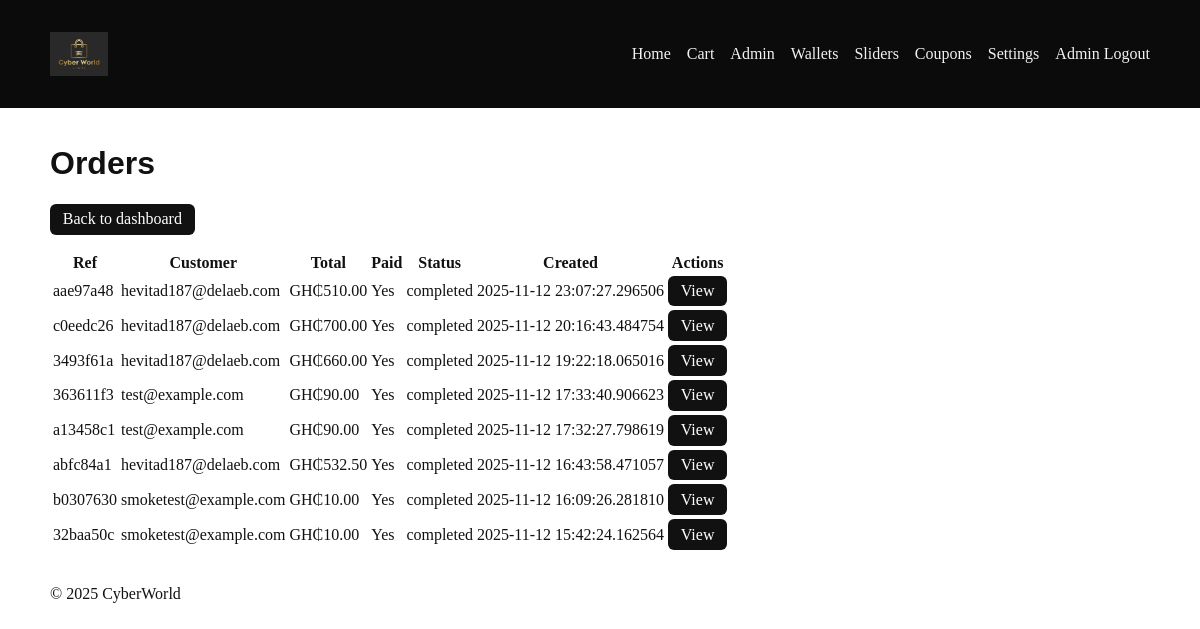
/admin/orders (signed in), run on the app's committed database.
### app.py (models this page shows)
class Settings(db.Model):
    id = db.Column(db.Integer, primary_key=True)
    logo_image = db.Column(db.String(300), default='/static/images/logo.svg')
    banner1_image = db.Column(db.String(300), default='/static/images/ads1.svg')
    banner2_image = db.Column(db.String(300), default='/static/images/ads2.svg')
    bg_image = db.Column(db.String(300), default='/static/images/product-bg.svg')
    primary_font = db.Column(db.String(100), default='Arial, sans-serif')
    secondary_font = db.Column(db.String(100), default='Verdana, sans-serif')
    primary_color = db.Column(db.String(7), default='#27ae60')
    secondary_color = db.Column(db.String(7), default='#2c3e50')
    updated_at = db.Column(db.DateTime, default=lambda: __import__('datetime').datetime.utcnow(), onupdate=lambda: __import__('datetime').datetime.utcnow())

class Order(db.Model):
    id = db.Column(db.Integer, primary_key=True)
    reference = db.Column(db.String(100), unique=True, nullable=False, index=True)
    user_id = db.Column(db.Integer, db.ForeignKey('user.id'), nullable=True)
    email = db.Column(db.String(120), nullable=False)
    name = db.Column(db.String(200))
    phone = db.Column(db.String(50))
    city = db.Column(db.String(100))
    subtotal = db.Column(db.Numeric(12, 2), nullable=False, default=0)
    discount = db.Column(db.Numeric(12, 2), nullable=False, default=0)
    total = db.Column(db.Numeric(12, 2), nullable=False, default=0)
    status = db.Column(db.String(20), default='pending')  # pending, completed, cancelled
    payment_method = db.Column(db.String(20), default='unknown')  # wallet, paystack, unknown
    payment_reference = db.Column(db.String(200), nullable=True)
    paid = db.Column(db.Boolean, default=False)
    created_at = db.Column(db.DateTime, default=lambda: __import__('datetime').datetime.utcnow())

### app.py (the view)
@app.route('/admin/orders')
@login_required
def admin_orders():
    if not hasattr(current_user, 'username'):
        flash('Admin access required. Please login as admin.', 'danger')
        return redirect(url_for('index'))
    orders = Order.query.order_by(Order.created_at.desc()).all()
    return render_template('admin_orders.html', orders=orders)

### app.py (called while the page is built)
@login_manager.user_loader
def load_user(user_id):
    try:
        user_id = int(user_id)
        admin = AdminUser.query.get(user_id)
        if admin:
            return admin
        customer = User.query.get(user_id)
        if customer:
            return customer
    except Exception:
        pass
    return None

def get_settings():
    settings = Settings.query.first()
    if not settings:
        settings = Settings()
        db.session.add(settings)
        db.session.commit()
    return settings

@app.template_filter("money")
def money_filter(value):
    try:
        return f"{CURRENCY}{float(value):.2f}"
    except Exception:
        return f"{CURRENCY}0.00"

@app.context_processor
def inject_now():
    from datetime import datetime
    settings = get_settings()
    return {"now": datetime.utcnow(), "PAYSTACK_PUBLIC": PAYSTACK_PUBLIC, "settings": settings}

### templates/admin_orders.html
{% extends 'base.html' %}
{% block content %}
<h1>Orders</h1>
<p><a class="btn btn-primary" href="{{ url_for('admin_index') }}">Back to dashboard</a></p>
<table class="table table-striped">
  <thead>
    <tr>
      <th>Ref</th>
      <th>Customer</th>
      <th>Total</th>
      <th>Paid</th>
      <th>Status</th>
      <th>Created</th>
      <th>Actions</th>
    </tr>
  </thead>
  <tbody>
    {% for o in orders %}
    <tr>
      <td>{{ o.reference[:8] }}</td>
      <td>{{ o.email }}</td>
      <td>{{ o.total|money }}</td>
      <td>{{ 'Yes' if o.paid else 'No' }}</td>
      <td>{{ o.status }}</td>
      <td>{{ o.created_at }}</td>
      <td><a href="{{ url_for('admin_order_detail', oid=o.id) }}" class="btn btn-sm btn-info">View</a></td>
    </tr>
    {% else %}
    <tr><td colspan="7">No orders yet.</td></tr>
    {% endfor %}
  </tbody>
</table>
{% endblock %}

### templates/base.html (shortened to what this page needs)
<!doctype html>
<html lang="en">
  <head>
    <link rel="stylesheet" href="/static/css/style.css">
  </head>
  <body>
    <header class="site-header">
      <div class="container">
        <div class="brand">
          <a href="/" class="logo-link">
            <img src="{{ settings.logo_image }}" alt="CyberWorld" class="logo-img" />
          </a>
        </div>
        <nav class="main-nav">
          <a href="/">Home</a>
          <a href="/cart">Cart</a>
          {% if current_user.is_authenticated %}
            {% if current_user.username is defined %}
              <a href="/admin">Admin</a>
              <a href="/admin/wallets">Wallets</a>
              <a href="/admin/sliders">Sliders</a>
              <a href="/admin/coupons">Coupons</a>
              <a href="/admin/settings">Settings</a>
              <a href="/admin/logout">Admin Logout</a>
            {% else %}
              <span style="margin-left: 1rem; color: #fff;">{{ current_user.email }}</span>
              <a href="/logout">Logout</a>
            {% endif %}
          {% else %}
            <a href="/register">Register</a>
            <a href="/login">Customer Login</a>
            <a href="/admin/login">Admin</a>
          {% endif %}
        </nav>
      </div>
    </header>
    <main class="container">
      {% block content %}{% endblock %}
    </main>
    <footer class="site-footer">
      <div class="container">© {{ now.year }} CyberWorld</div>
    </footer>
  </body>
</html>

### static/css/style.css (style rules this page uses)
body { font-family: system-ui, -apple-system, 'Segoe UI', Roboto, Arial; margin:0; color:#111; }
.container { max-width: 1100px; margin: 0 auto; padding: 1rem; }
.site-header { background: #0b0b0b; color: #fff; padding: 1rem 0; }
.site-header .container { display:flex; justify-content:space-between; align-items:center; }
.site-header a { color: inherit; text-decoration: none; }
.btn { display:inline-block; padding: .4rem .8rem; border-radius:6px; background:#111; color:#fff; text-decoration:none; border:none; cursor:pointer; }
.logo-img { height:44px; display:block; }
.site-header .main-nav { display:flex; gap:1rem; align-items:center; }
.site-header .main-nav a { color: #fff; opacity: 0.95; }

### data on the page
Settings: logo_image (picture)
Order: reference "aae97a48", email "hevitad187@delaeb.com", total "GH₵510.00", paid "Yes", status "completed", created_at "2025-11-12 23:07:27.296506"
Order: reference "c0eedc26", email "hevitad187@delaeb.com", total "GH₵700.00", paid "Yes", status "completed", created_at "2025-11-12 20:16:43.484754"
Order: reference "3493f61a", email "hevitad187@delaeb.com", total "GH₵660.00", paid "Yes", status "completed", created_at "2025-11-12 19:22:18.065016"
Order: reference "363611f3", email "test@example.com", total "GH₵90.00", paid "Yes", status "completed", created_at "2025-11-12 17:33:40.906623"
Order: reference "a13458c1", email "test@example.com", total "GH₵90.00", paid "Yes", status "completed", created_at "2025-11-12 17:32:27.798619"
Order: reference "abfc84a1", email "hevitad187@delaeb.com", total "GH₵532.50", paid "Yes", status "completed", created_at "2025-11-12 16:43:58.471057"
Order: reference "b0307630", email "smoketest@example.com", total "GH₵10.00", paid "Yes", status "completed", created_at "2025-11-12 16:09:26.281810"
Order: reference "32baa50c", email "smoketest@example.com", total "GH₵10.00", paid "Yes", status "completed", created_at "2025-11-12 15:42:24.162564"
